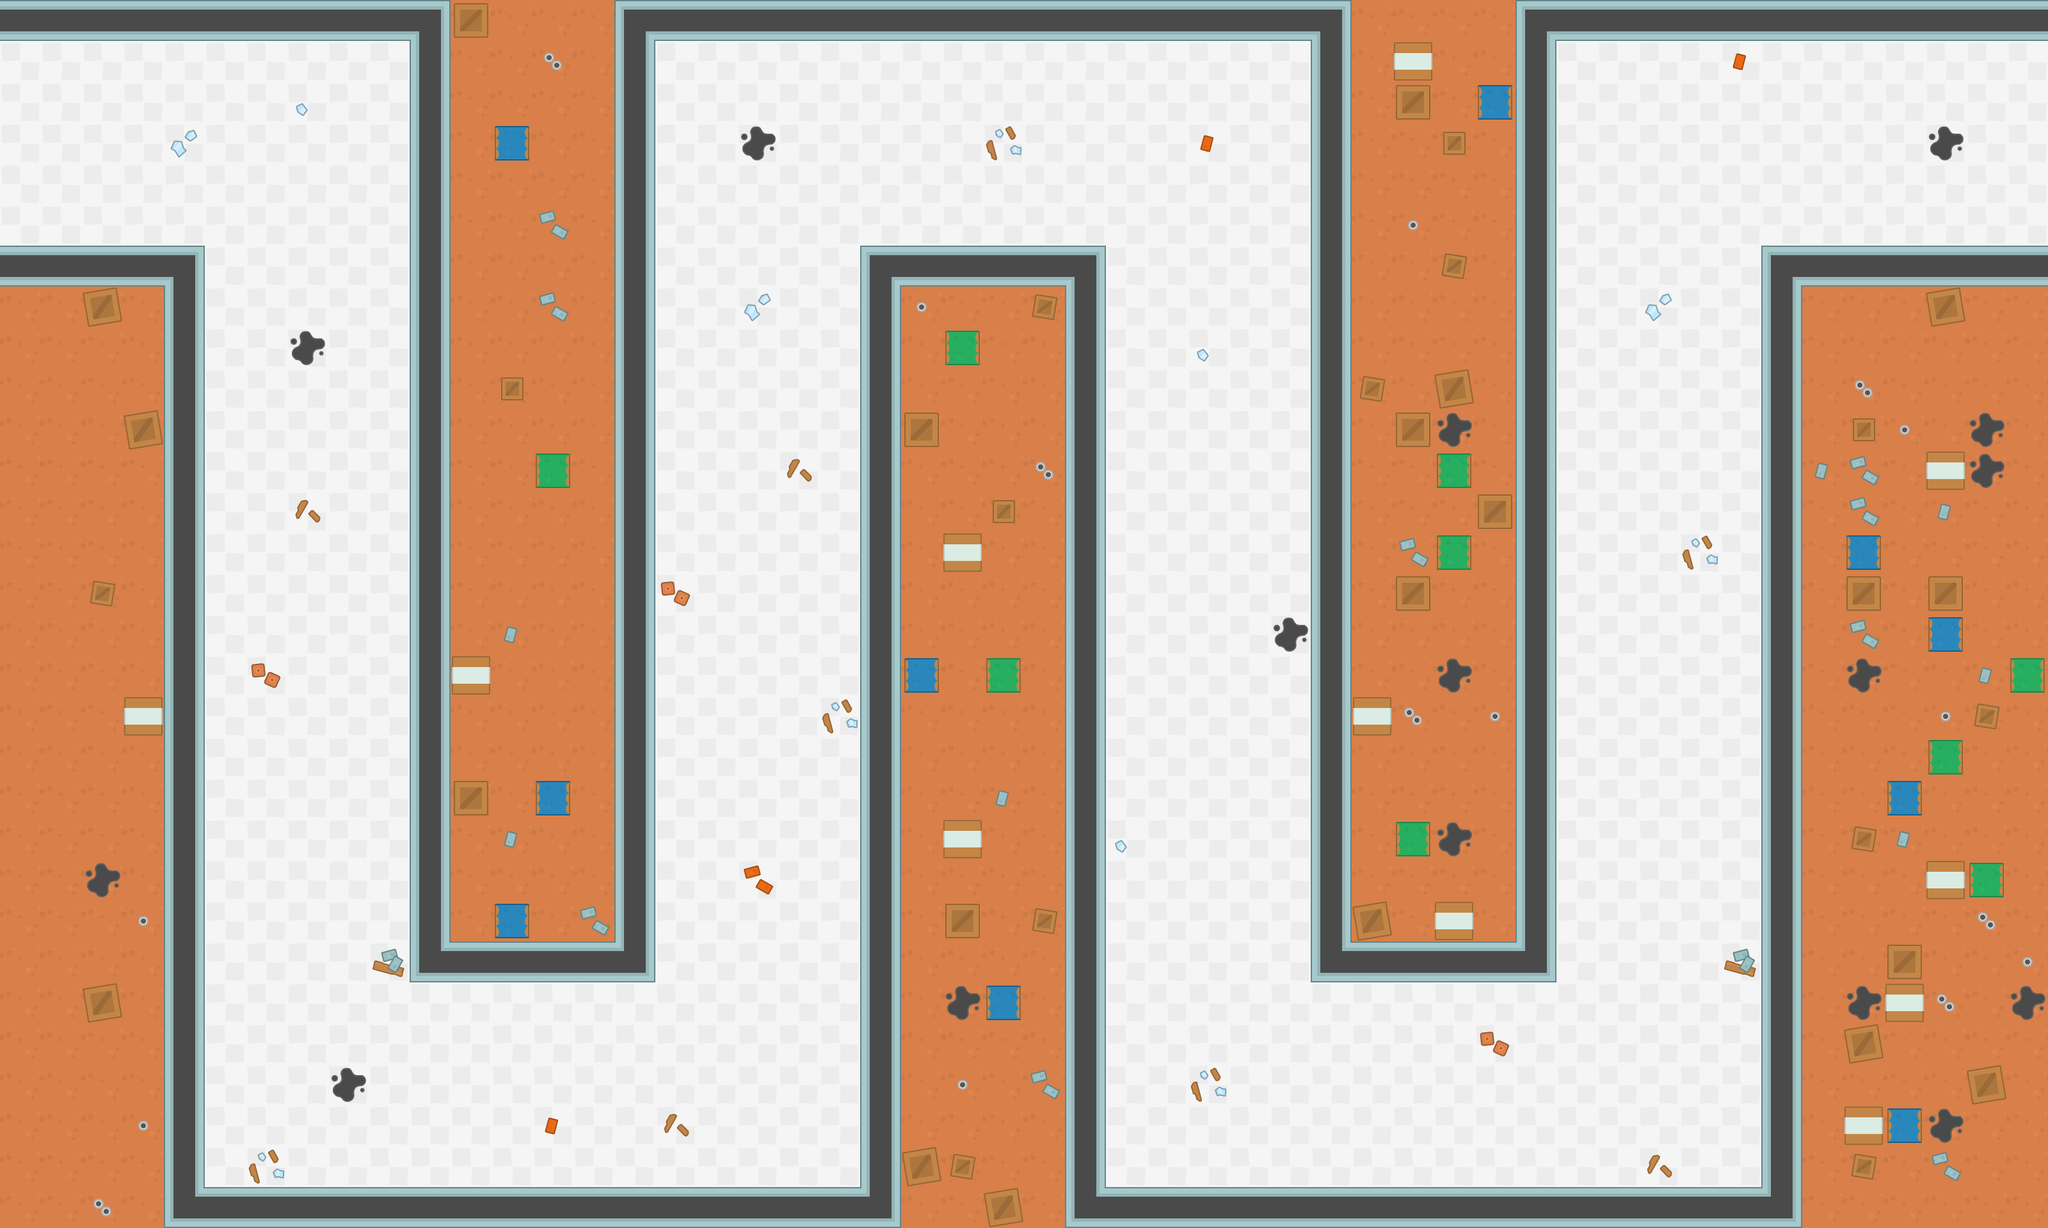

The image is a tile-based game level rendered from a .tmx file. Its description and source (layers, tilesets, objects; grid data summarised) follow:
An orthogonal 50x30 tile map with 64x64 px tiles, 4 tile layers (ground, walls, items, decorations) and 101 objects (68x zombie, 20x wall, 7x ammo, 4x health, player, ...).

<map version="1.2" tiledversion="1.2.3" orientation="orthogonal" renderorder="right-down" width="50" height="30" tilewidth="64" tileheight="64" infinite="0" nextlayerid="10" nextobjectid="297">
 <tileset firstgid="1" name="spritesheet_tiles" tilewidth="64" tileheight="64" spacing="10" tilecount="540" columns="27">
  <image source="../img/spritesheet_tiles.png" width="1988" height="1470" />
 </tileset>
 <layer id="1" name="ground" width="50" height="30">
  <data>[1500 cells, 1476 non-empty, 4 distinct tile ids]</data>
 </layer>
 <layer id="2" name="walls" width="50" height="30">
  <data>[1500 cells, 445 non-empty, 7 distinct tile ids]</data>
 </layer>
 <layer id="3" name="items" width="50" height="30">
  <data>[1500 cells, 0 non-empty, 0 distinct tile ids]</data>
 </layer>
 <layer id="4" name="decorations" width="50" height="30">
  <data>[1500 cells, 136 non-empty, 20 distinct tile ids]</data>
 </layer>
 <objectgroup id="5" name="Obstacles">
  <object id="175" name="player" x="80" y="208" width="32" height="32" />
  <object id="176" name="wall" x="0" y="384" width="320" height="64" />
  <object id="177" name="wall" x="320" y="1856" width="1088" height="64" />
  <object id="180" name="wall" x="0" y="0" width="640" height="64" />
  <object id="181" name="wall" x="256" y="448" width="64" height="1472" />
  <object id="182" name="wall" x="640" y="64" width="64" height="1472" />
  <object id="183" name="wall" x="704" y="1472" width="320" height="64" />
  <object id="184" name="wall" x="960" y="0" width="64" height="1472" />
  <object id="185" name="wall" x="1024" y="0" width="1088" height="64" />
  <object id="186" name="wall" x="1408" y="384" width="320" height="64" />
  <object id="187" name="wall" x="1344" y="384" width="64" height="1472" />
  <object id="188" name="wall" x="1664" y="448" width="64" height="1472" />
  <object id="189" name="wall" x="1728" y="1856" width="1088" height="64" />
  <object id="190" name="wall" x="2048" y="64" width="64" height="1472" />
  <object id="191" name="wall" x="2112" y="1472" width="320" height="64" />
  <object id="192" name="wall" x="2368" y="0" width="64" height="1472" />
  <object id="193" name="wall" x="2432" y="0" width="768" height="64" />
  <object id="194" name="wall" x="2752" y="384" width="64" height="1472" />
  <object id="195" name="wall" x="2816" y="384" width="384" height="64" />
  <object id="196" name="health" x="400" y="1744" width="32" height="32" />
  <object id="197" name="ammo" x="592" y="1744" width="32" height="32" />
  <object id="198" name="health" x="1104" y="144" width="32" height="32" />
  <object id="199" name="ammo" x="1296" y="144" width="32" height="32" />
  <object id="200" name="health" x="1808" y="1744" width="32" height="32" />
  <object id="201" name="ammo" x="2000" y="1744" width="32" height="32" />
  <object id="202" name="health" x="2512" y="144" width="32" height="32" />
  <object id="203" name="ammo" x="2704" y="144" width="32" height="32" />
  <object id="206" name="zombie" x="608" y="448" width="32" height="32" />
  <object id="207" name="zombie" x="480" y="448" width="32" height="32" />
  <object id="208" name="zombie" x="528" y="800" width="32" height="32" />
  <object id="209" name="zombie" x="400" y="688" width="32" height="32" />
  <object id="210" name="zombie" x="528" y="1072" width="32" height="32" />
  <object id="213" name="zombie" x="416" y="1248" width="32" height="32" />
  <object id="214" name="zombie" x="528" y="1552" width="32" height="32" />
  <object id="215" name="zombie" x="416" y="1488" width="32" height="32" />
  <object id="217" name="zombie" x="400" y="976" width="32" height="32" />
  <object id="218" name="zombie" x="528" y="1360" width="32" height="32" />
  <object id="219" name="zombie" x="800" y="1648" width="32" height="32" />
  <object id="220" name="zombie" x="784" y="1744" width="32" height="32" />
  <object id="221" name="zombie" x="944" y="1712" width="32" height="32" />
  <object id="222" name="zombie" x="688" y="1600" width="32" height="32" />
  <object id="223" name="zombie" x="400" y="1616" width="32" height="32" />
  <object id="224" name="zombie" x="400" y="1104" width="32" height="32" />
  <object id="225" name="zombie" x="528" y="656" width="32" height="32" />
  <object id="228" name="zombie" x="1296" y="384" width="32" height="32" />
  <object id="229" name="zombie" x="1168" y="384" width="32" height="32" />
  <object id="230" name="zombie" x="1216" y="736" width="32" height="32" />
  <object id="231" name="zombie" x="1088" y="624" width="32" height="32" />
  <object id="232" name="zombie" x="1216" y="1008" width="32" height="32" />
  <object id="233" name="zombie" x="1104" y="1184" width="32" height="32" />
  <object id="234" name="zombie" x="1216" y="1488" width="32" height="32" />
  <object id="235" name="zombie" x="1104" y="1424" width="32" height="32" />
  <object id="236" name="zombie" x="1088" y="912" width="32" height="32" />
  <object id="237" name="zombie" x="1216" y="1296" width="32" height="32" />
  <object id="238" name="zombie" x="1088" y="1552" width="32" height="32" />
  <object id="239" name="zombie" x="1088" y="1040" width="32" height="32" />
  <object id="240" name="zombie" x="1216" y="592" width="32" height="32" />
  <object id="243" name="zombie" x="1984" y="304" width="32" height="32" />
  <object id="244" name="zombie" x="1856" y="304" width="32" height="32" />
  <object id="245" name="zombie" x="1904" y="656" width="32" height="32" />
  <object id="246" name="zombie" x="1776" y="544" width="32" height="32" />
  <object id="247" name="zombie" x="1904" y="928" width="32" height="32" />
  <object id="248" name="zombie" x="1792" y="1104" width="32" height="32" />
  <object id="249" name="zombie" x="1904" y="1408" width="32" height="32" />
  <object id="250" name="zombie" x="1792" y="1344" width="32" height="32" />
  <object id="251" name="zombie" x="1776" y="832" width="32" height="32" />
  <object id="252" name="zombie" x="1904" y="1216" width="32" height="32" />
  <object id="253" name="zombie" x="1776" y="1472" width="32" height="32" />
  <object id="254" name="zombie" x="1776" y="960" width="32" height="32" />
  <object id="255" name="zombie" x="1904" y="512" width="32" height="32" />
  <object id="258" name="zombie" x="2704" y="352" width="32" height="32" />
  <object id="259" name="zombie" x="2576" y="384" width="32" height="32" />
  <object id="260" name="zombie" x="2624" y="704" width="32" height="32" />
  <object id="261" name="zombie" x="2512" y="592" width="32" height="32" />
  <object id="262" name="zombie" x="2624" y="976" width="32" height="32" />
  <object id="263" name="zombie" x="2512" y="1152" width="32" height="32" />
  <object id="264" name="zombie" x="2624" y="1456" width="32" height="32" />
  <object id="265" name="zombie" x="2512" y="1392" width="32" height="32" />
  <object id="266" name="zombie" x="2512" y="880" width="32" height="32" />
  <object id="267" name="zombie" x="2624" y="1264" width="32" height="32" />
  <object id="268" name="zombie" x="2496" y="1520" width="32" height="32" />
  <object id="269" name="zombie" x="2496" y="1008" width="32" height="32" />
  <object id="270" name="zombie" x="2624" y="560" width="32" height="32" />
  <object id="279" name="zombie" x="1152" y="1744" width="32" height="32" />
  <object id="280" name="zombie" x="1200" y="1648" width="32" height="32" />
  <object id="281" name="zombie" x="2128" y="1616" width="32" height="32" />
  <object id="282" name="zombie" x="2128" y="1760" width="32" height="32" />
  <object id="283" name="zombie" x="2256" y="1616" width="32" height="32" />
  <object id="284" name="zombie" x="2352" y="1760" width="32" height="32" />
  <object id="285" name="zombie" x="2560" y="1632" width="32" height="32" />
  <object id="286" name="zombie" x="2624" y="1760" width="32" height="32" />
  </objectgroup>
</map>
<!-- 10 of 101 objects omitted -->
